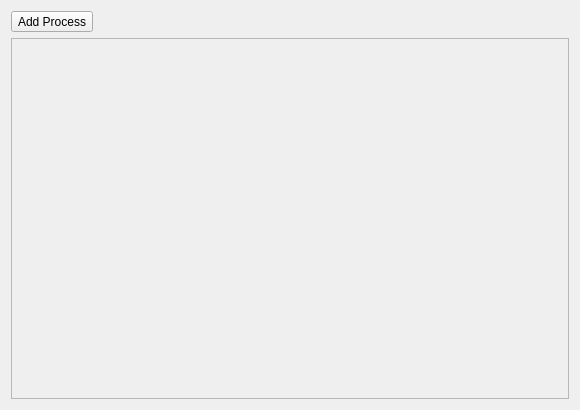
<?xml version="1.0" encoding="UTF-8"?>
<ui version="4.0">
 <class>Form</class>
 <widget class="QWidget" name="Form">
  <property name="geometry">
   <rect>
    <x>0</x>
    <y>0</y>
    <width>580</width>
    <height>410</height>
   </rect>
  </property>
  <property name="windowTitle">
   <string>Form</string>
  </property>
  <layout class="QVBoxLayout" name="verticalLayout">
   <item>
    <layout class="QHBoxLayout" name="horizontalLayout">
     <item>
      <widget class="QToolButton" name="AddProcButton">
       <property name="text">
        <string>Add Process</string>
       </property>
       <property name="popupMode">
        <enum>QToolButton::InstantPopup</enum>
       </property>
      </widget>
     </item>
     <item>
      <spacer name="horizontalSpacer">
       <property name="orientation">
        <enum>Qt::Horizontal</enum>
       </property>
       <property name="sizeHint" stdset="0">
        <size>
         <width>40</width>
         <height>20</height>
        </size>
       </property>
      </spacer>
     </item>
    </layout>
   </item>
   <item>
    <widget class="QScrollArea" name="ScrollArea">
     <property name="widgetResizable">
      <bool>true</bool>
     </property>
     <widget class="QWidget" name="scrollAreaWidgetContents">
      <property name="geometry">
       <rect>
        <x>0</x>
        <y>0</y>
        <width>556</width>
        <height>348</height>
       </rect>
      </property>
      <layout class="QVBoxLayout" name="verticalLayout_2">
       <item>
        <layout class="QVBoxLayout" name="ProcessList">
         <property name="sizeConstraint">
          <enum>QLayout::SetMinimumSize</enum>
         </property>
         <item>
          <widget class="QWidget" name="Spacing" native="true">
           <property name="sizePolicy">
            <sizepolicy hsizetype="Preferred" vsizetype="Expanding">
             <horstretch>0</horstretch>
             <verstretch>0</verstretch>
            </sizepolicy>
           </property>
           <layout class="QVBoxLayout" name="verticalLayout_3">
            <item>
             <spacer name="verticalSpacer">
              <property name="orientation">
               <enum>Qt::Vertical</enum>
              </property>
              <property name="sizeHint" stdset="0">
               <size>
                <width>20</width>
                <height>299</height>
               </size>
              </property>
             </spacer>
            </item>
           </layout>
          </widget>
         </item>
        </layout>
       </item>
      </layout>
     </widget>
    </widget>
   </item>
  </layout>
 </widget>
 <resources/>
 <connections/>
</ui>
